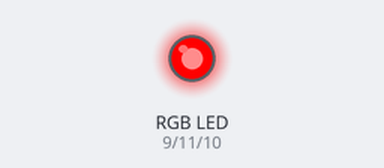
Simulated run of this sketch. Board: Arduino Uno, built with avr-gcc and run on an emulated ATmega328P. Parts: an RGB LED mixed from three pins (HIGH = lit).

Above: at 0.5 s.
At 1.5 s:
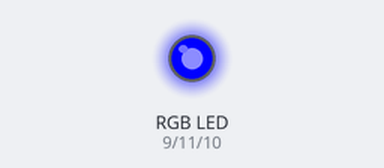
At 5.5 s:
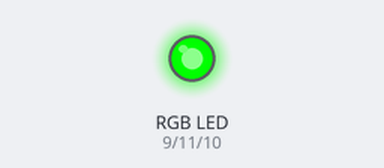
Timing chart, 0 to 6.9 s (numbered marks = the images above):
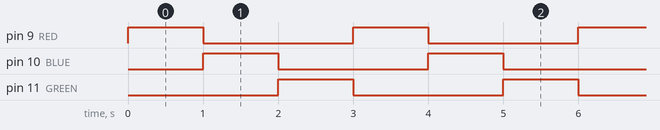

Measured:
- by itself, pin 9 (RED), pin 10 (BLUE), pin 11 (GREEN): alternates HIGH for 1.0 s and LOW for 2.0 s
- by itself, everything shown: repeats every 3.0 s, in 3 steps

The sketch:

week3.ino
```cpp
int RED = 9,BLUE = 10,GREEN = 11;
void setup()
{
  pinMode(RED, OUTPUT);
  pinMode(GREEN, OUTPUT);
  pinMode(BLUE, OUTPUT);
}

void loop()
{
  RGB(255,0,0);
  delay(1000);
  RGB(0,255,0);
  delay(1000);
  RGB(0,0,255);
  delay(1000);
}

void RGB(int R,int G,int B){
  analogWrite(9,R);
  analogWrite(10,G);
  analogWrite(11,B);
}
```
